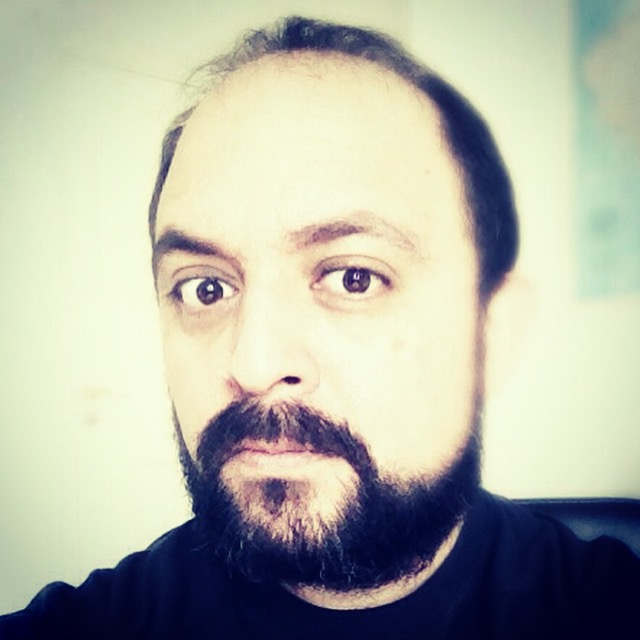
#> input picture Python-Face_Recognition/unknown_faces/IMG_4207.JPG, 640 x 640 px, given in place of the camera
$ python 201208_CV2_Exercise.py
#> lines starting #> are read from the running program, lines starting #| are printed output that depends on the picture; after the words box and inside, x2 and y2 are one past the last pixel; in counts of white or black regions, pixels touching at a corner belong together
#> further down, frame is the input picture: shape (640, 640, 3); mean B, G, R 165.8, 179.7, 178.1
from __future__ import print_function
import cv2 as cv
import argparse

def detectAndDisplay(frame):
    frame_gray = cv.cvtColor(frame, cv.COLOR_BGR2GRAY)
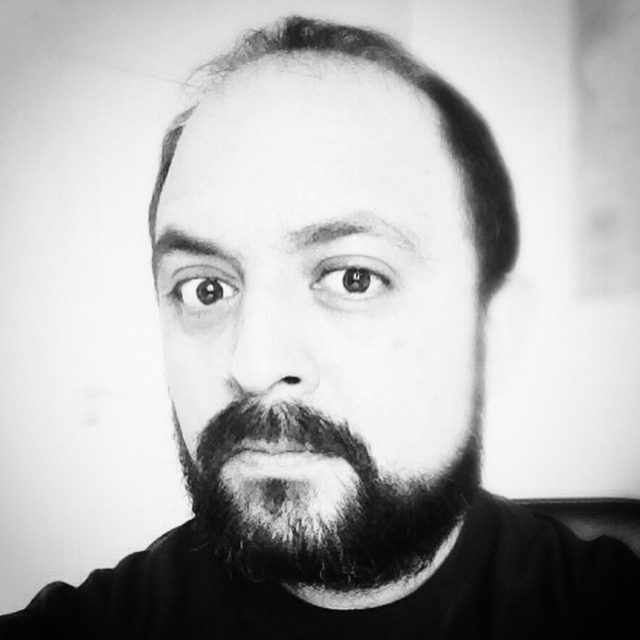
#> frame_gray: shape (640, 640); min 3, max 253, mean 177.6
    frame_gray = cv.equalizeHist(frame_gray)
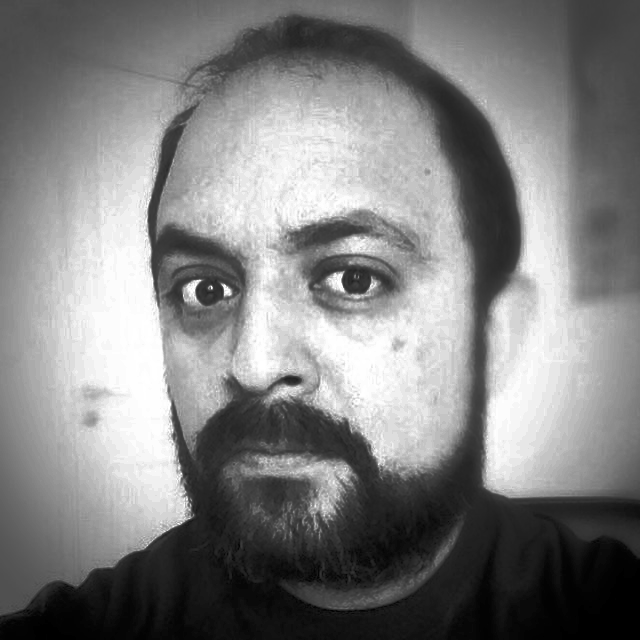
#> frame_gray: shape (640, 640); min 0, max 255, mean 128.3
    #-- Detect faces
    faces = face_cascade.detectMultiScale(frame_gray)
#> faces = [[63, 106, 437, 437]]
    for (x,y,w,h) in faces:
        frame = cv.rectangle(frame,(x,y),(x+w,y+h),(255,0,0),2)
        font = cv.FONT_HERSHEY_SIMPLEX
        cv.putText(frame,'PERSON',(x, y-10), font, 0.5, (11,255,255), 2, cv.LINE_AA)
        faceROI = frame_gray[y:y+h, x:x+w]
        #-- In each face, detect eyes
        eyes = eyes_cascade.detectMultiScale(faceROI)
        for (x2,y2,w2,h2) in eyes:
            frame = cv.rectangle(frame,(x+x2,y+y2),(x+x2+w2,y+y2+h2),(255,0,0),2)
            cv.putText(frame,'EYE',(x+x2, y+y2-10), font, 0.5, (11,255,255), 2, cv.LINE_AA)
#> this loop made 1 pass
#> (x, y, w, h, font, eyes) on pass 1: (63, 106, 437, 437, 0, [[99, 142, 83, 83], [239, 126, 97, 97]])
#> pass 1, in detectAndDisplay, `frame = cv.rectangle(frame,(x,y),(x+w,y+h),(255,0,0),2)`:
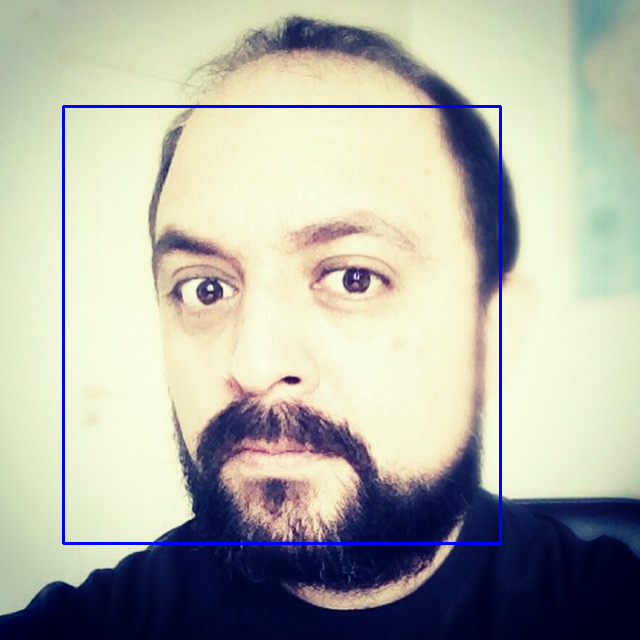
#> frame: shape (640, 640, 3); 1.28% of pixels changed, all inside (x1, y1, x2, y2) = (62, 105, 502, 545)
#> pass 1, in detectAndDisplay, `faceROI = frame_gray[y:y+h, x:x+w]`:
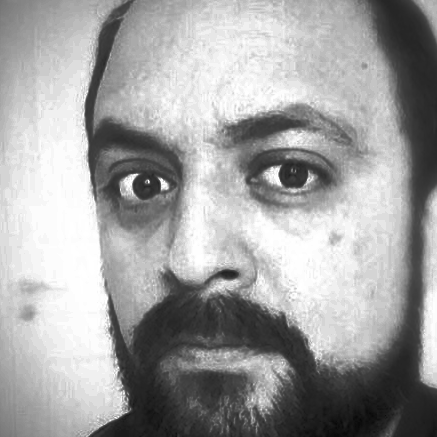
#> faceROI: shape (437, 437); min 7, max 255, mean 160.9
#> after the loop:
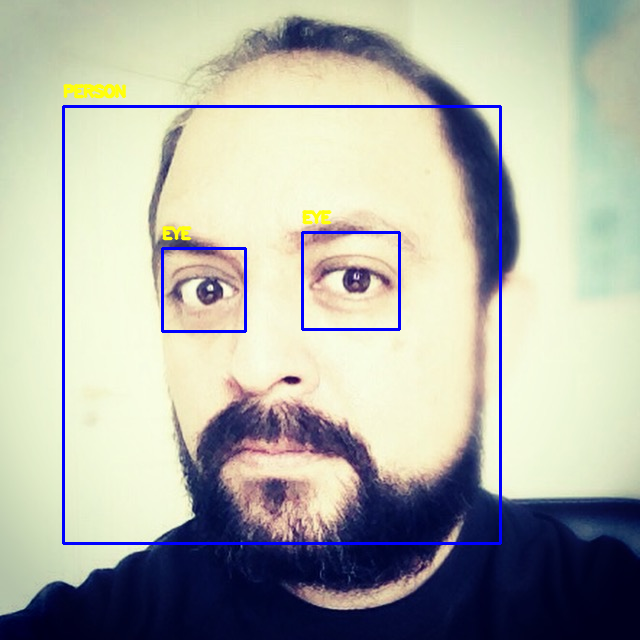
#> frame: shape (640, 640, 3); 0.92% of pixels changed, all inside (x1, y1, x2, y2) = (63, 83, 401, 333)
    cv.imshow('Capture - Face detection', frame)

parser = argparse.ArgumentParser(description='Code for Cascade Classifier tutorial.')
parser.add_argument('--face_cascade', help='Path to face cascade.', default='data/haarcascades/haarcascade_frontalface_alt.xml')
parser.add_argument('--eyes_cascade', help='Path to eyes cascade.', default='data/haarcascades/haarcascade_eye_tree_eyeglasses.xml')
parser.add_argument('--camera', help='Camera divide number.', type=int, default=0)
args = parser.parse_args()
face_cascade_name = args.face_cascade
eyes_cascade_name = args.eyes_cascade
face_cascade = cv.CascadeClassifier()
eyes_cascade = cv.CascadeClassifier()
#-- 1. Load the cascades
if not face_cascade.load(cv.samples.findFile(face_cascade_name)):
    print('--(!)Error loading face cascade')
    exit(0)
if not eyes_cascade.load(cv.samples.findFile(eyes_cascade_name)):
    print('--(!)Error loading eyes cascade')
    exit(0)
camera_device = args.camera
#-- 2. Read the video stream
cap = cv.VideoCapture(camera_device)
if not cap.isOpened:
    print('--(!)Error opening video capture')
    exit(0)
while True:
    ret, frame = cap.read()
    if frame is None:
        print('--(!) No captured frame -- Break!')
        break
    detectAndDisplay(frame)
    if cv.waitKey(10) == 27:
#> (key Esc is pressed here)
        break
